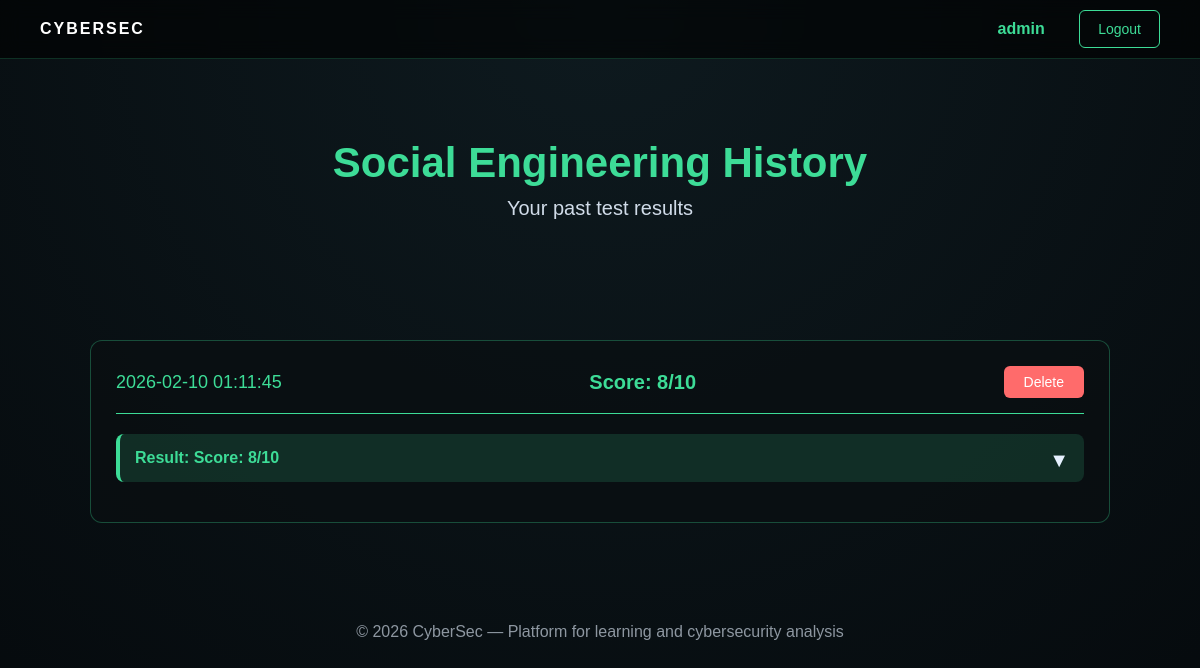
Page /account/social (signed in) on the committed database.
### tables this page shows
CREATE TABLE users (
        id INTEGER PRIMARY KEY AUTOINCREMENT,
        login TEXT NOT NULL UNIQUE,
        first_name TEXT NOT NULL,
        last_name TEXT NOT NULL,
        email TEXT NOT NULL UNIQUE,
        password TEXT NOT NULL,
        role TEXT DEFAULT 'user'
    );

CREATE TABLE social_logs (
            id INTEGER PRIMARY KEY AUTOINCREMENT,
            user_id INTEGER NOT NULL,
            scenario TEXT NOT NULL,           
            input_text TEXT,                  
            result TEXT,                  
            score INTEGER DEFAULT 0,          
            date TIMESTAMP DEFAULT CURRENT_TIMESTAMP,
            FOREIGN KEY (user_id) REFERENCES users(id) ON DELETE CASCADE
    );

### app.py (the view)
@app.route('/account/social', methods=['GET', 'POST'])
@login_required
def account_social():
    db = get_db()
    c = db.cursor()
    if request.method == 'POST':
        delete_id = request.form.get('delete_id')
        if delete_id:
            c.execute("DELETE FROM social_logs WHERE id = ? AND user_id = ?", (delete_id, current_user.id))
            db.commit()
            return redirect(url_for('account_social'))
    correct_answers = {
        'q1': "Call the bank using official number",
        'q2': "Hang up and call IT yourself",
        'q3': "Ignore it",
        'q4': "Ask in person or via official channel",
        'q5': "Throw it away",
        'q6': "Ignore and check official tracking",
        'q7': "Hang up immediately",
        'q8': "Ignore and report",
        'q9': "Contact them another way",
        'q10': "Never provide early"
    }
    c.execute("SELECT id, scenario, input_text, result, score, date FROM social_logs WHERE user_id = ? ORDER BY date DESC LIMIT 15", (current_user.id,))
    rows = c.fetchall()
    social_history = []
    for row in rows:
        test_dict = dict(row)
        try:
            input_text = row['input_text']
            if input_text.startswith('{'):
                test_dict['answers_dict'] = json.loads(input_text)
            else:
                cleaned = input_text.replace("'", '"')
                test_dict['answers_dict'] = json.loads(cleaned)
        except Exception as e:
            print(f"Error parsing answers: {e}, input_text: {row['input_text']}")
            test_dict['answers_dict'] = {}
        test_dict['correct_answers'] = type('obj', (object,), correct_answers)
        social_history.append(test_dict)
    return render_template('account_social.html', social_history=social_history)

### app.py (called while the page is built)
def connect_db():
    conn = sqlite3.connect(app.config['DATABASE'])
    conn.row_factory = sqlite3.Row
    return conn

def get_db():
    if not hasattr(g, 'link_db'):
        g.link_db = connect_db()
    return g.link_db

@login_manager.user_loader
def load_user(user_id):
    db = connect_db()
    conn = db.cursor()
    conn.execute("SELECT * FROM users WHERE id = ?", (user_id,))
    user_data = conn.fetchone()
    if user_data:
        return User(user_data['id'], user_data['login'], user_data['first_name'], user_data['last_name'], user_data['email'], user_data['password'], user_data['role'])

### templates/account_social.html (shortened to what this page needs)
<!DOCTYPE html>
<html lang="en">
<head>
    <link rel="stylesheet" href="/static/style.css">
</head>
<body>
    <header class="navbar">
    <a href="{{ url_for('index') }}" class="logo" style="color: white;">CYBERSEC</a>
        <div class="nav-buttons">
            <span>{{ current_user.login }}</span>
            <a href="{{ url_for('logout') }}" class="btn btn-outline">Logout</a>
        </div>
    </header>
    <main class="history-hero">
        <h1 class="history-title">Social Engineering History</h1>
        <p class="history-subtitle">Your past test results</p>
    </main>
    <section class="history-section">
        {% if social_history %}
            {% for test in social_history %}
            <div class="test-card">
                <div class="test-header">
                    <span class="test-date">{{ test.date }}</span>
                    <span class="test-score">Score: {{ test.score }}/10</span>
                    <form method="POST" style="display: inline;">
                        <button type="submit" class="delete-btn" onclick="return confirm('Delete this test?')">Delete</button>
                    </form>
                </div>
                <div class="result-summary" onclick="toggleDetails(this)">
                    <strong>Result: {{ test.result }}</strong>
                    <span class="toggle-icon">▼</span>
                </div>
            </div>
            {% endfor %}
        {% else %}
            <p class="no-history">No social engineering tests yet</p>
        {% endif %}
    </section>
    <footer class="footer">
        <p>© 2026 CyberSec — Platform for learning and cybersecurity analysis</p>
    </footer>
</body>
</html>

### static/style.css (style rules this page uses)
* { margin: 0; padding: 0; box-sizing: border-box; font-family: Arial, sans-serif; }
a { text-decoration: none; }
body { background: radial-gradient(circle at top, #0e1a1f, #05090c); color: #e6f1ff; min-height: 100vh; }
.navbar { display: flex; justify-content: space-between; padding: 20px 40px; }
.logo { font-weight: bold; letter-spacing: 2px; }
.nav-buttons .btn { margin-left: 10px; }
.btn { padding: 10px 18px; border-radius: 6px; text-decoration: none; font-size: 14px; transition: 0.2s; }
.btn-outline { border: 1px solid #3ddc97; color: #3ddc97; }
.footer { text-align: center; padding: 20px; opacity: 0.6; }

### templates/account_social.html (style rules this page uses)
body { background: radial-gradient(circle at top, #0e1a1f, #05090c); color: #e6f1ff; min-height: 100vh; font-family: 'Arial', sans-serif; margin: 0; }
.navbar { display: flex; justify-content: space-between; align-items: center; padding: 20px 40px; background: rgba(0, 0, 0, 0.6); backdrop-filter: blur(10px); border-bottom: 1px solid rgba(61, 220, 151, 0.2); }
.nav-buttons span { margin-right: 20px; color: #3ddc97; font-weight: bold; }
.history-hero { padding: 80px 40px; text-align: center; }
.history-title { font-size: 42px; color: #3ddc97; margin-bottom: 10px; }
.history-subtitle { font-size: 20px; opacity: 0.9; margin-bottom: 40px; }
.history-section { max-width: 1100px; margin: 0 auto; padding: 0 40px 60px; }
.test-card { background: rgba(10, 15, 18, 0.75); border: 1px solid rgba(61, 220, 151, 0.3); border-radius: 12px; padding: 25px; margin-bottom: 20px; }
.test-header { display: flex; justify-content: space-between; align-items: center; margin-bottom: 20px; padding-bottom: 15px; border-bottom: 1px solid #3ddc97; }
.test-date { font-size: 18px; color: #3ddc97; }
.test-score { font-size: 20px; font-weight: bold; color: #3ddc97; }
.result-summary { padding: 15px; background: rgba(61, 220, 151, 0.15); border-radius: 8px; margin-bottom: 15px; cursor: pointer; transition: all 0.3s; border-left: 4px solid #3ddc97; }
.result-summary strong { color: #3ddc97; font-size: 16px; }
.delete-btn { padding: 8px 20px; background: #ff6b6b; color: white; border: none; border-radius: 6px; cursor: pointer; font-size: 14px; transition: background 0.3s; }
.toggle-icon { float: right; font-size: 20px; transition: transform 0.3s; }

### rows in the picture
users: login "admin"
social_logs: date "2026-02-10 01:11:45", score "8", result "Score: 8/10"
